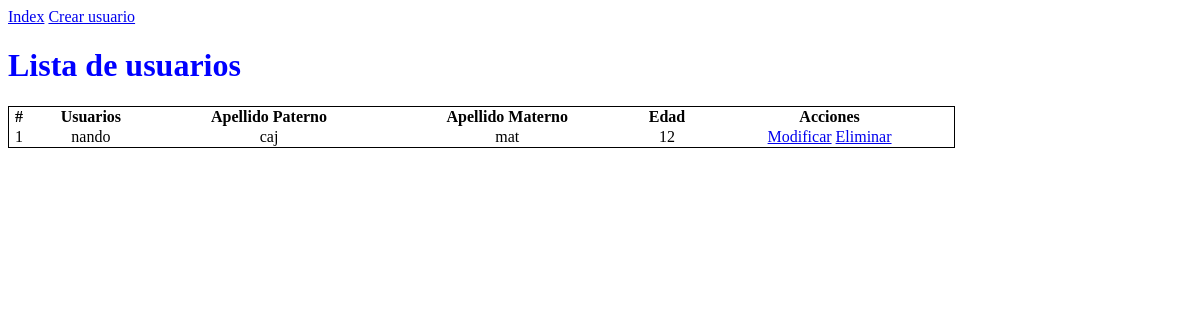
/listusers/, run on an earlier commit of the app's database.
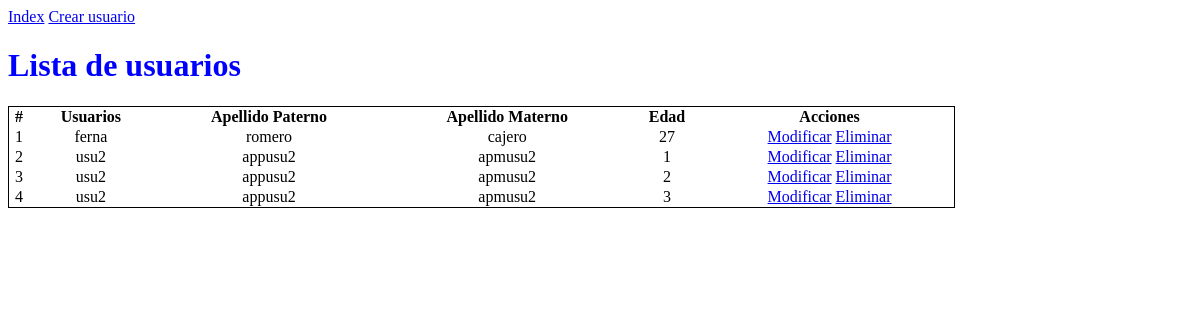
And on a later commit of the database.
### Vistas_Clases/models.py (models this page shows, shortened)
class Usuarios(models.Model):
    usenom=models.CharField(max_length=25)
    appuse=models.CharField(max_length=25)
    apmuse=models.CharField(max_length=25)
    edad=models.IntegerField()
    activo=models.BooleanField(default=True)

### Vistas_Clases/views.py (the view)
# urls.py: path('listusers/', Lusers.as_view(), name="listausuarios"),
class Lusers(ListView):
    model=Usuarios
    template_name="Lusuarios.html"
    def get_queryset(self):
        return Usuarios.objects.filter(activo=True)
    def get_context_data(self, **kwargs):
        ctx=super().get_context_data(**kwargs)
        ctx['titulo']='Listar usuarios'
        return ctx

### Vistas_Clases/templates/Lusuarios.html (shortened to what this page needs)
<!DOCTYPE html>
<html lang="en">
<head>
    <a type="submit" href="{% url 'index'%}">Index</a>
    <a type="submit" href="{% url 'crearusuario'%}">Crear usuario</a>
</head>
<body >
    <h1 style="color:blue">Lista de usuarios</h1>
    <table style="  width: 80%; border-collapse: collapse; border: 1px solid;">
        <tr>
            <th>#</th>
            <th>Usuarios</th>
            <th>Apellido Paterno</th>
            <th>Apellido Materno</th>
            <th>Edad</th>
            <th>Acciones</th>
        </tr>
        <tbody >
            {% for u in object_list %}
            <tr style="text-align: center;">
                <td >
                    {{ forloop.counter }}
                </td>
                <td>
                    {{ u.usenom }}
                </td>
                <td>
                    {{ u.appuse }}
                </td>
                <td>
                    {{ u.apmuse }}
                </td>
                <td>
                    {{ u.edad }}
                </td>
                <td>
                    <a type="submit" href="{% url 'modificarusuarios' u.id%}">Modificar</a>
                    <a type="submit" href="{% url 'modificarusuarios' u.id%}">Eliminar</a>
                </td>
            </tr>
            {% endfor %}
        </tbody>
    </table>
</body>
</html>

What changed in the data, as far as the page shows it:
removed Usuarios: usenom "nando", appuse "caj", apmuse "mat", edad "12"
added Usuarios: usenom "ferna", appuse "romero", apmuse "cajero", edad "27"
added Usuarios: usenom "usu2", appuse "appusu2", apmuse "apmusu2", edad "1"
added Usuarios: usenom "usu2", appuse "appusu2", apmuse "apmusu2", edad "2"
added Usuarios: usenom "usu2", appuse "appusu2", apmuse "apmusu2", edad "3"
